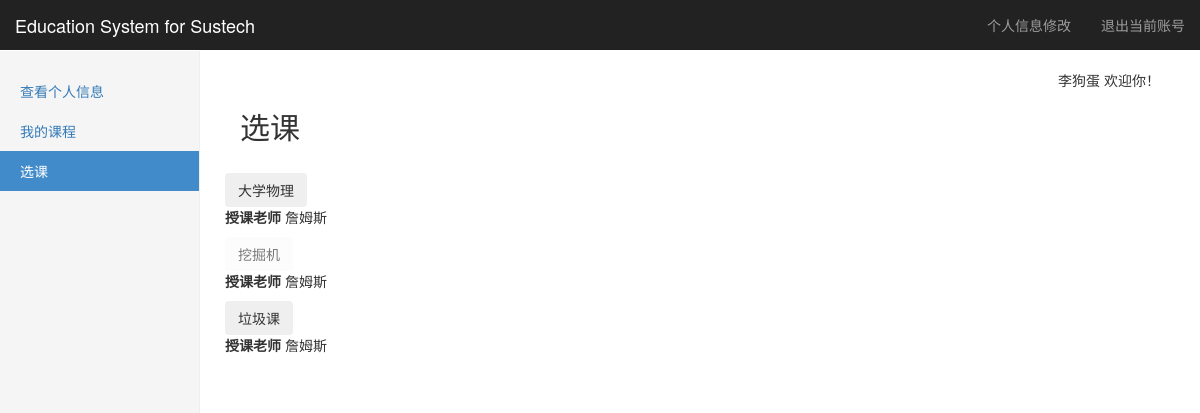
/course/select (signed in), run on the app's committed database.
### tables this page shows
CREATE TABLE "account" (
	`userid`	INTEGER NOT NULL PRIMARY KEY AUTOINCREMENT,
	`username`	string NOT NULL,
	`password`	string NOT NULL,
	`privilege`	int NOT NULL
);

CREATE TABLE "course" (
	`courseid`	INTEGER NOT NULL PRIMARY KEY AUTOINCREMENT,
	`teacherid`	int,
	`name`	string NOT NULL,
	`term`	string,
	`time`	string,
	`intro`	string
);

### Listener.py (the view, shortened to what this page needs)
@app.route(select_url, methods=['GET', 'POST'])
def selectcourse():
    Course=SQL_Course(get_db())
    if not (session.get('login') and session.get('username') and session.get('privilege')):
        return redirect(url_for('logout'))
    username = session['username']
    p = session['privilege']
    sidebar = GetSideBar(GetBar(p), '选课')
    if(p!=1):
        return redirect(url_for("addcourse"))
    xcourse=request.args.get("course","")
    if(xcourse==""):
        courses=Course.SearchCourse_3()
        mycourse=Course.SearchCourse_1(username)
        mycourselist=[]
        for i in mycourse:
            mycourselist.append(i['name'])
        return render_template("selectcourse.html", username=username, sidebar=sidebar, p=p, courses=courses,mycourse=mycourselist)

### Config/Link_db.py (called while the page is built)
    def select(self,sql):
        try:
            self.__cursor.execute(sql)
            data = self.__cursor.fetchall()
            return data
        except:
            print("Error: unable to fecth data with sql query: "+sql)
            return False

    def close(self):
        if(self.__db!=None):
            self.__db.close()

### Listener.py (called while the page is built)
def get_db():   #使用flask的g对象，每次访问都会有个独立的g对象，保证线程的数据库操作的安全
    if not hasattr(g, 'db'):
        g.db = Link_db()
    return g.db

def GetBar(privilege):  #根据用户privilege返回不同的sidebar
    if(privilege==3):
        return adminbar
    elif(privilege==2):
        return teacherbar
    elif(privilege==1):
        return studentbar

### SQL_libarary/Func_lib.py (called while the page is built)
def GetSideBar(sidebar,activebar=None): #对sidebar进行整理并返回整理好的元组
    result=[]
    for key in sidebar:
        bar1={}
        bar1['name']=key
        bar1['href']=sidebar[key]
        if(activebar==key):
            bar1['active']='active'
        result.append(bar1)
    return result

### SQL_libarary/SQL_Course.py (called while the page is built)
    def GetUserid(self,username):
        sql = "select userid from %s where username='%s' " %(AccountTable,username)
        data = self.__db.select(sql)
        if(len(data)==0):
            return False
        return data[0][0]

    def SearchCourse_1(self,username):
        id=self.GetUserid(username)
        sql = " select name,username from %s s join %s c on c.courseid=s.courseid " \
              "join %s a on a.userid=c.teacherid  where studentid=%s" % (Student_Course_Table,CourseTable,AccountTable,id)
        data = self.__db.select(sql)
        result=[]
        for i in data:
            mydict={}
            mydict['name']=i[0]
            mydict['teacher']=i[1]
            result.append(mydict)
        return result

    def SearchCourse_3(self):
        sql= "select name,username from %s c join %s a on a.userid=c.teacherid" %(CourseTable,AccountTable)
        data = self.__db.select(sql)
        result = []
        for i in data:
            mydict = {}
            mydict['name'] = i[0]
            mydict['teacher'] = i[1]
            result.append(mydict)
        return result

### templates/selectcourse.html (shortened to what this page needs)
{% extends "layout.html" %}
{% block body %}
<h2>选课</h2>
<br/>
{% for course in courses %}
{% if course.name in mycourse %}
    <div class="row">
               <div class="form-inline">
                   <button class="btn" onclick="go('{{ course.name }}');" disabled>{{ course.name }}</button>
				   <p><Strong>授课老师&nbsp;</strong>{{ course.teacher }}</p>
               </div>
    </div>
{% else %}
   <div class="row">
               <div class="form-inline">
                   <button class="btn" onclick="go('{{ course.name }}');" >{{ course.name }}</button>
				   <p><Strong>授课老师&nbsp;</strong>{{ course.teacher }}</p>
               </div>
    </div>
{% endif %}
{% endfor %}
{% endblock %}

### templates/layout.html (shortened to what this page needs)
<!DOCTYPE html>
<html lang="zh-CN">
  <head>
	<link href="../static/css/bootstrap.min.css" rel="stylesheet">
	<link href="../static/css/dashboard.css" rel="stylesheet">
  </head>
  <body>
	    <nav class="navbar navbar-inverse navbar-fixed-top">
		  <div class="container-fluid">
			<div class="navbar-header">
			  <a class="navbar-brand" href="/introduction">Education System for Sustech</a>
			</div>
			<div id="navbar" class="navbar-collapse collapse">
			  <ul class="nav navbar-nav navbar-right">
				<li><a href="/myinformation/change">个人信息修改</a></li>
				<li><a href="/logout">退出当前账号</a></li>
			  </ul>
			</div>
		  </div>
		</nav>
		<div class="container-fluid">
		  <div class="row">
			<div class="col-sm-3 col-md-2 sidebar">
			  <ul class="nav nav-sidebar">
			  {% for bar in sidebar %}
				<li {% if bar.active=="active" %}class="active"{% endif %}>
					<a href="{{ bar.href }}">{{ bar.name }}</a>
				</li>
			  {% endfor %}
			  </ul>
			</div>
			<div class="col-sm-9 col-sm-offset-3 col-md-10 col-md-offset-2 main">
			<p class="text-right">{{ username }}  欢迎你！</p>
				{% block body %}{% endblock %}
			</div>
		  </div>
		</div>
  </body>
</html>

### static/css/dashboard.css (style rules this page uses)
body { padding-top: 50px; }
.navbar-fixed-top { border: 0; }
.sidebar { display: none; }
@media (min-width: 768px) { .sidebar { position: fixed; top: 51px; bottom: 0; left: 0; z-index: 1000; display: block; padding: 20px; overflow-x: hidden; overflow-y: auto; background-color: #f5f5f5; border-right: 1px solid #eee; } }
.nav-sidebar { margin-right: -21px; margin-bottom: 20px; margin-left: -20px; }
.nav-sidebar > li > a { padding-right: 20px; padding-left: 20px; }
.nav-sidebar > .active > a, .nav-sidebar > .active > a:hover, .nav-sidebar > .active > a:focus { color: #fff; background-color: #428bca; }
.main { padding: 20px; }
@media (min-width: 768px) { .main { padding-right: 40px; padding-left: 40px; } }

### data on the page
account: username "李狗蛋"
course: name "大学物理", teacher "詹姆斯"
course: name "挖掘机", teacher "詹姆斯"
course: name "垃圾课", teacher "詹姆斯"

### other printed values
{{ bar.name }} "查看个人信息" "我的课程" "选课"
